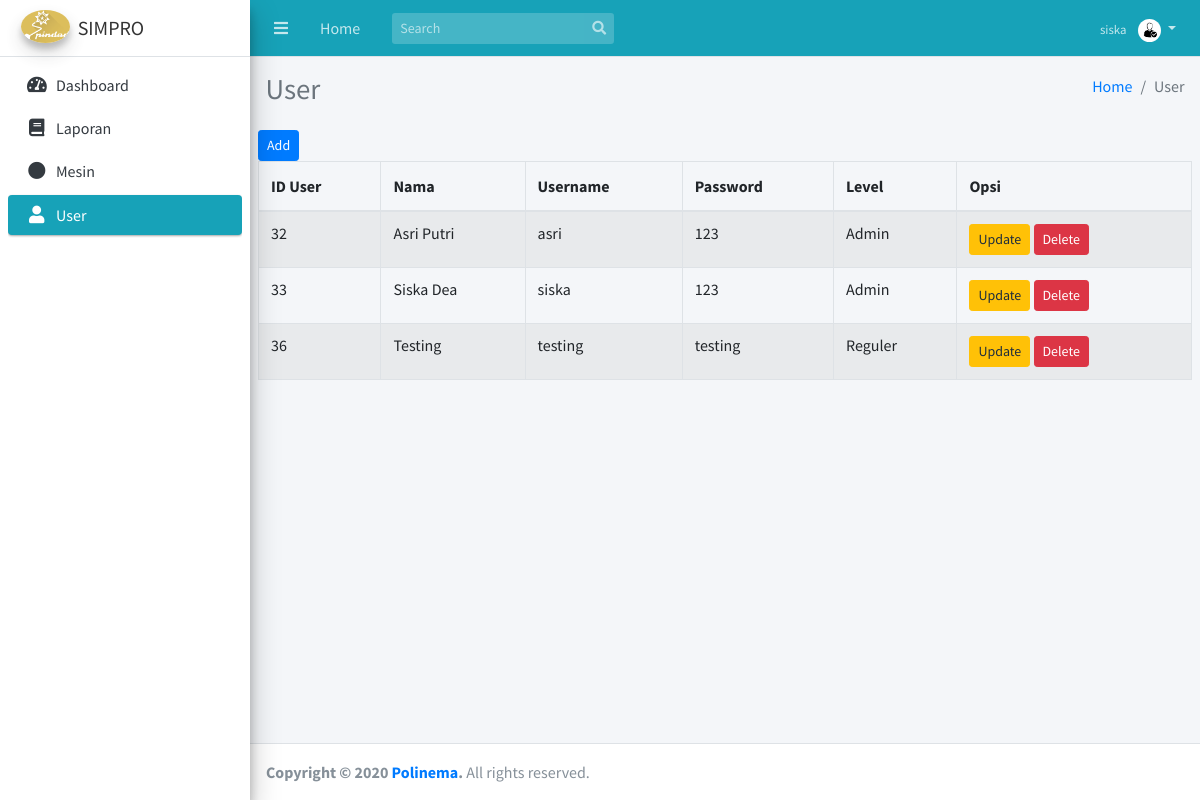
/userpass.php (signed in), run on the app's committed database.
### tables this page shows
CREATE TABLE `lat_user` (
  `id_user` int(11) NOT NULL,
  `nama` varchar(30) DEFAULT NULL,
  `uname` varchar(200) NOT NULL,
  `pass` varchar(32) NOT NULL,
  `level` int(11) DEFAULT NULL
);

CREATE TABLE `lat_user_lvl` (
  `id` int(11) NOT NULL,
  `lvl_name` varchar(200) NOT NULL
);

### userpass.php (the view, shortened to what this page needs)
<!DOCTYPE html>
<?php
include_once 'koneksi.php';
$name=$_SESSION['uname'];
?>
<html>
<head>
    <link rel="stylesheet" href="plugins/fontawesome-free/css/all.min.css">
    <link rel="stylesheet" href="https://code.ionicframework.com/ionicons/2.0.1/css/ionicons.min.css">
    <link rel="stylesheet" href="plugins/tempusdominus-bootstrap-4/css/tempusdominus-bootstrap-4.min.css">
    <link rel="stylesheet" href="plugins/icheck-bootstrap/icheck-bootstrap.min.css">
    <link rel="stylesheet" href="plugins/jqvmap/jqvmap.min.css">
    <link rel="stylesheet" href="dist/css/adminlte.min.css">
    <link rel="stylesheet" href="plugins/overlayScrollbars/css/OverlayScrollbars.min.css">
    <link rel="stylesheet" href="plugins/daterangepicker/daterangepicker.css">
    <link rel="stylesheet" href="plugins/summernote/summernote-bs4.css">
</head>
<body class="hold-transition sidebar-mini layout-fixed">
    <div class="wrapper">
        <nav class="main-header navbar navbar-expand navbar-info navbar-dark">
            <ul class="navbar-nav">
                <li class="nav-item">
                    <a class="nav-link" data-widget="pushmenu" href="#"><i class="fas fa-bars"></i></a>
                </li>
                <li class="nav-item d-none d-sm-inline-block">
                    <a href="index1.php" class="nav-link">Home</a>
                </li>
            </ul>
            <form class="form-inline ml-3">
                <div class="input-group input-group-sm">
                    <input class="form-control form-control-navbar" type="search" placeholder="Search"
                        aria-label="Search">
                    <div class="input-group-append">
                        <button class="btn btn-navbar" type="submit">
                            <i class="fas fa-search"></i>
                        </button>
                    </div>
                </div>
            </form>
            <ul class="navbar-nav ml-auto">
                <li class="nav-item dropdown no-arrow">
                    <a class="nav-link dropdown-toggle" href="#" id="userDropdown" role="button" data-toggle="dropdown"
                        aria-haspopup="true" aria-expanded="false">
                        <span class="mr-2 d-none d-lg-inline text-gray-600 small"><?php echo $name?></span>
                        <img class="img-profile rounded-circle" src="dist/img/gb2.jpg" height="23px">
                    </a>
                </li>
            </ul>
        </nav>
        <aside class="main-sidebar sidebar-light-info elevation-4">
            <a href="index1.php" class="brand-link">
                <img src="dist/img/logooh.png" alt="AdminLTE Logo" class="brand-image img-circle elevation-3"
                    style="opacity: .8">
                <span class="brand-text font-weight-dark">SIMPRO</span>
            </a>
            <div class="sidebar">
                <nav class="mt-2">
                    <ul class="nav nav-pills nav-sidebar flex-column" data-widget="treeview" role="menu"
                        data-accordion="false">
                        <li class="nav-item has-treeview">
                            <a href="index1.php" class="nav-link">
                                <i class="nav-icon fas fa-tachometer-alt"></i>
                                <p>Dashboard</p>
                            </a>
                        </li>
                        <li class="nav-item has-treeview">
                            <a href="shiftcoba.php" class="nav-link">
                                <i class="nav-icon fas fa-book"></i>
                                <p>Laporan</p>
                            </a>
                        </li>
                        <li class="nav-item has-treeview">
                            <a href="mesin.php" class="nav-link">
                                <i class="fas fa-circle nav-icon"></i>
                                <p>Mesin</p>
                            </a>
                        </li>
                        <li class="nav-item has-treeview">
                            <a href="userpass.php" class="nav-link active">
                                <i class="nav-icon fas fa-user"></i>
                                <p>User</p>
                            </a>
                        </li>
                    </ul>
                </nav>
            </div>
        </aside>
        <div class="content-wrapper">
            <div class="content-header">
                <div class="container-fluid">
                    <div class="row mb-2">
                        <div class="col-sm-6">
                            <h1 class="m-0 text-gray">User</h1>
                        </div>
                        <div class="col-sm-6">
                            <ol class="breadcrumb float-sm-right">
                                <li class="breadcrumb-item"><a href="#">Home</a></li>
                                <li class="breadcrumb-item active">User</li>
                            </ol>
                        </div>
                    </div>
                </div>
            </div>
            <section class="content">
                <div class="table-responsive">
                    <table class="table table-bordered table-hover table-striped">
                        <thead>
                            <tr>
                                <th>ID User</th>
                                <th>Nama</th>
                                <th>Username</th>
                                <th>Password</th>
                                <th>Level</th>
                                <th>Opsi</th>
                            </tr>
                        </thead>
                        <tbody>
                            <a class="btn btn-primary btn-sm" href="tambahUserF.php">
                                <span class="glyphicon glyphicon-plus">Add</span>
                            </a>
                            <br>
                            <?php
                  $query = "SELECT lu.id_user, lu.nama, lu.uname, lu.pass, lv.lvl_name
                  FROM lat_user lu INNER JOIN lat_user_lvl lv ON lu.level=lv.id";
                  $result = mysqli_query($koneksi,$query);
                  if(mysqli_num_rows($result) > 0){
                      while($row = mysqli_fetch_assoc($result)){
                          echo "<tr>";
                          echo "<td><h6>".$row['id_user']."</h6></td>";
                          echo "<td><h6>".$row['nama']."</h6></td>";
                          echo "<td><h6>".$row['uname']."</h6></td>";
                          echo "<td><h6>".$row['pass']."</h6></td>";
                          echo "<td><h6>".$row['lvl_name']."</h6></td>";
                          echo "<td>";
              echo "<a class='btn btn-warning btn-sm' href='updateUserF.php?id=".$row["id_user"]."'>Update</a>";
              echo "<a class='btn btn-danger btn-sm' onclick='Hapus()' href='controller/deleteUser.php?id=".$row["id_user"]."'>Delete</a>";
              echo "</td>";
                      }
                  }
              ?>
                        </tbody>
                    </table>
            </section>
        </div>
        <footer class="main-footer">
            <strong>Copyright &copy; 2020 <a href="polinema.ac.id">Polinema</a>.</strong>
            All rights reserved.
        </footer>
    </div>
</body>
</html>

### data on the page
lat_user: id_user "32", nama "Asri Putri", uname "asri", pass "123", level.lvl_name "Admin"
lat_user: id_user "33", nama "Siska Dea", uname "siska", pass "123", level.lvl_name "Admin"
lat_user: id_user "36", nama "Testing", uname "testing", pass "testing", level.lvl_name "Reguler"

### other printed values
$name "siska"
